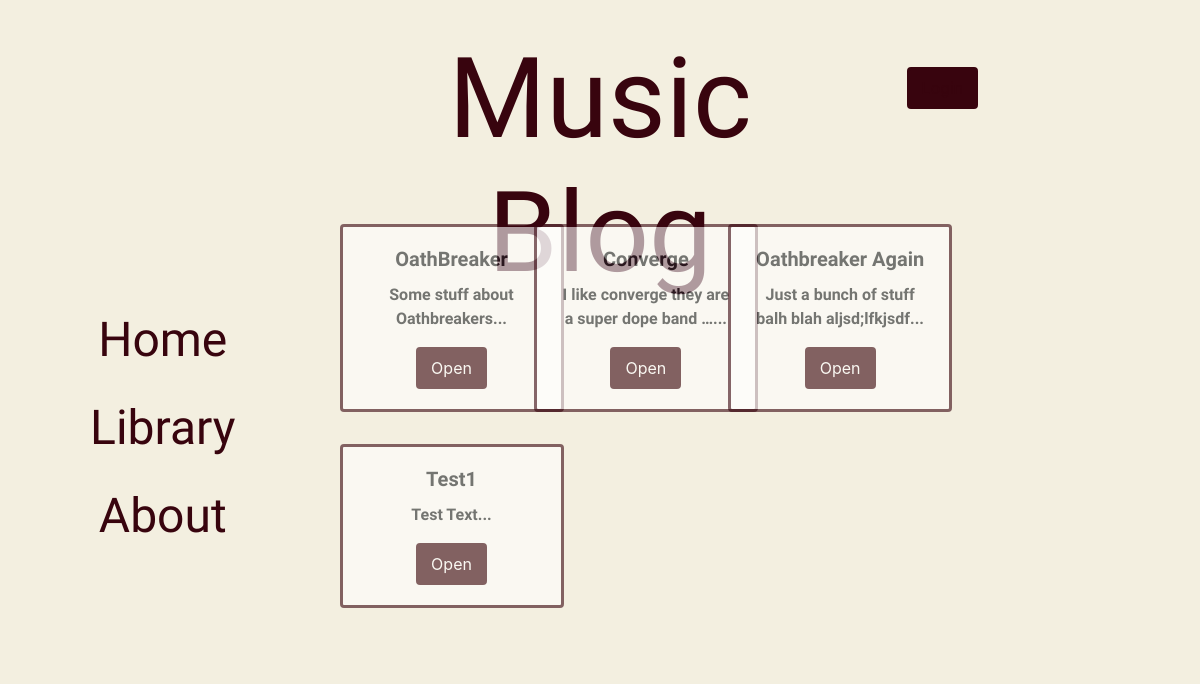
/library/, run on an earlier commit of the app's database.
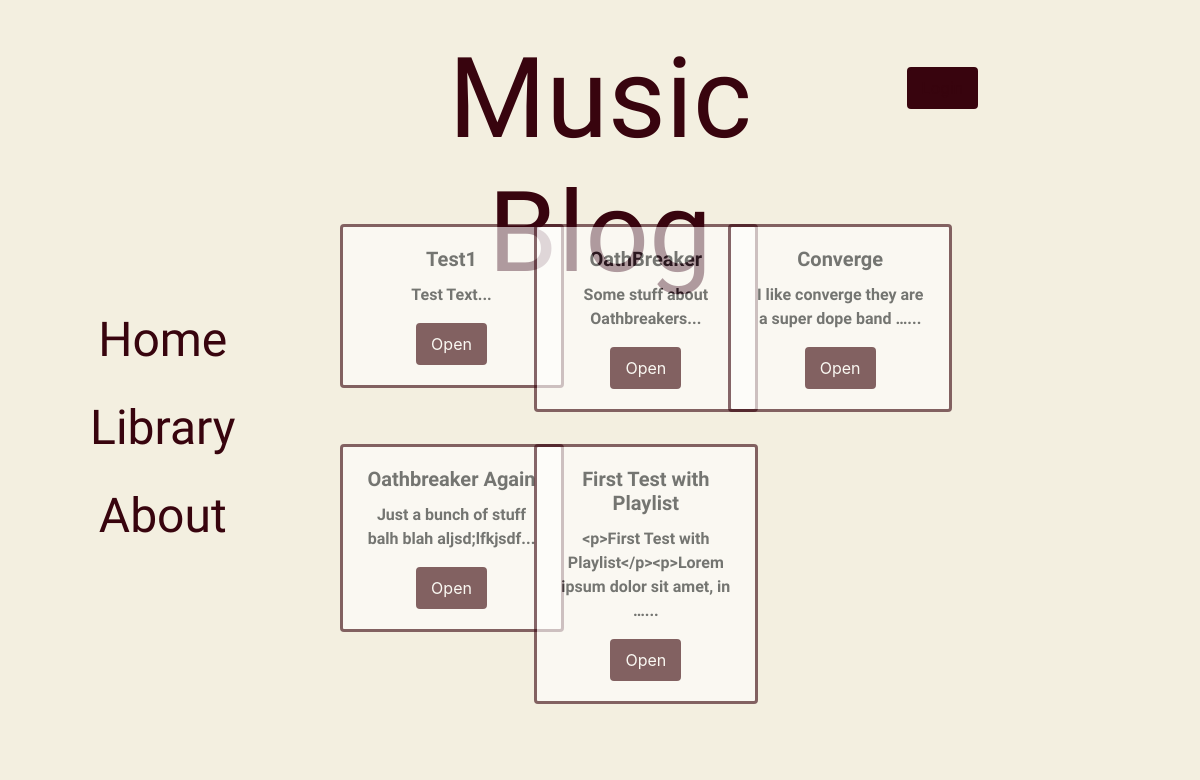
And on a later commit of the database.
### blog/models.py (models this page shows, shortened)
class Post(models.Model):
    author = models.ForeignKey('auth.User', models.CASCADE)
    title = models.CharField(max_length=200)
    text = models.TextField()
    create_date = models.DateTimeField(default=timezone.now)
    published_date = models.DateTimeField(default=timezone.now)
    playlist_id = models.CharField(max_length=255, default="7qP3wKi5ynkAUw7Jlmwj7v")
    user_id = models.CharField(max_length=255, default=SPOTIFY_USER_ID)

### blog/views.py (the view)
# urls.py: path('library/', views.LibraryPageView.as_view(), name='library'),
class LibraryPageView(ListView):
    template_name = "library.html"
    model = Post
    def get_queryset(self):
        return Post.objects.filter().order_by('published_date')

### blog/templates/blog/library.html
{% extends 'base.html' %}
{% block content %}
    <div class="col col-6 card-libary edit-border" align="center">
        <div class="row justify-content-center">
    {% for post in post_list %}
            <div class="col col-lg-4">
                <div class="card" style="width: 14em;">
                    <div class="card-body">
                        <h5 class="card-title">{{ post.title }}</h5>
                        <p class="card-text">{{ post.text|truncatewords:9 }}...</p>
                        <a href="{% url "blogpage" pk=post.pk %}" class="btn btn-primary">Open</a>
                    </div>
                </div>
            </div>
        {% if forloop.counter|divisibleby:3 %}
            </div>
            <div class="row">
        {% endif %}
    {% endfor %}
        </div>
    </div>
{% endblock %}

What changed in the data, as far as the page shows it:
shown differently, row unchanged: Post "Test1": moves up the list
added Post: title "First Test with Playlist", text "<p>First Test with Playlist</p><p>Lorem ipsum dolor sit amet, in …"
